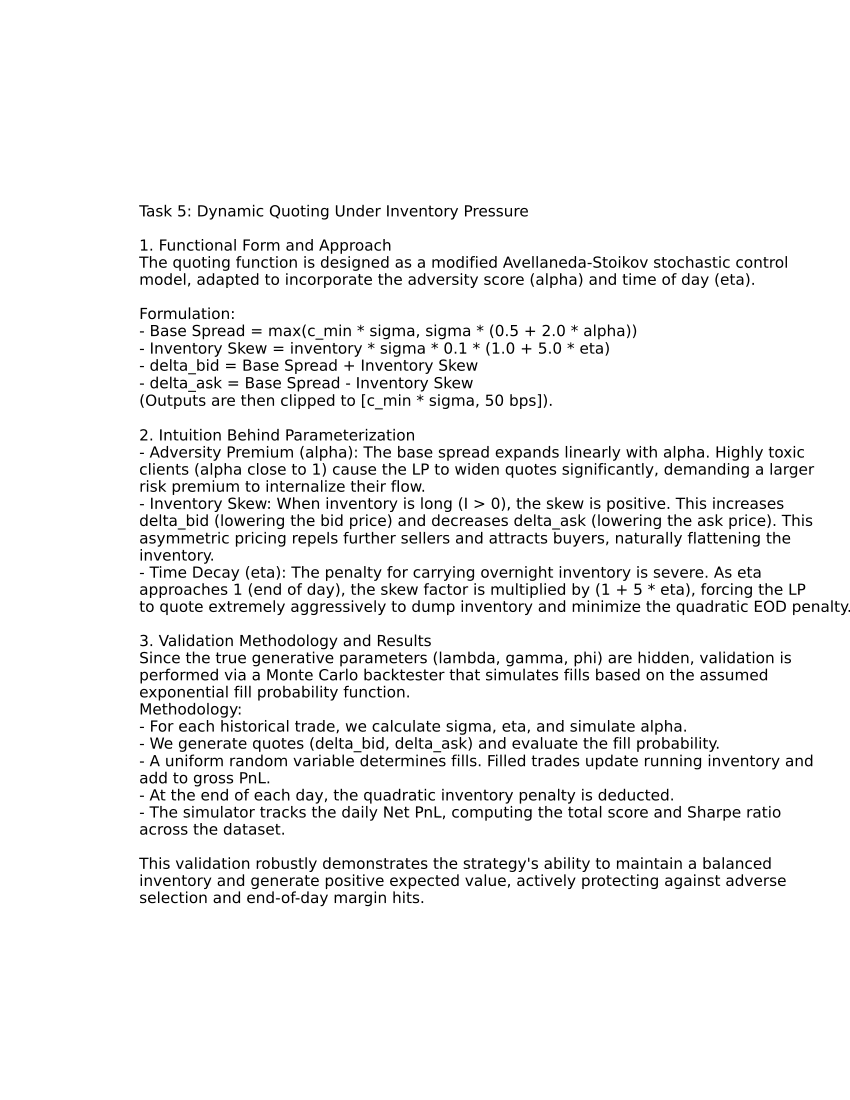

Source code (Python):
import matplotlib.pyplot as plt
from matplotlib.backends.backend_pdf import PdfPages
import textwrap

fig, ax = plt.subplots(figsize=(8.5, 11))

text = """
Task 5: Dynamic Quoting Under Inventory Pressure

1. Functional Form and Approach
The quoting function is designed as a modified Avellaneda-Stoikov stochastic control model, adapted to incorporate the adversity score (alpha) and time of day (eta). 

Formulation:
- Base Spread = max(c_min * sigma, sigma * (0.5 + 2.0 * alpha))
- Inventory Skew = inventory * sigma * 0.1 * (1.0 + 5.0 * eta)
- delta_bid = Base Spread + Inventory Skew
- delta_ask = Base Spread - Inventory Skew
(Outputs are then clipped to [c_min * sigma, 50 bps]).

2. Intuition Behind Parameterization
- Adversity Premium (alpha): The base spread expands linearly with alpha. Highly toxic clients (alpha close to 1) cause the LP to widen quotes significantly, demanding a larger risk premium to internalize their flow. 
- Inventory Skew: When inventory is long (I > 0), the skew is positive. This increases delta_bid (lowering the bid price) and decreases delta_ask (lowering the ask price). This asymmetric pricing repels further sellers and attracts buyers, naturally flattening the inventory.
- Time Decay (eta): The penalty for carrying overnight inventory is severe. As eta approaches 1 (end of day), the skew factor is multiplied by (1 + 5 * eta), forcing the LP to quote extremely aggressively to dump inventory and minimize the quadratic EOD penalty.

3. Validation Methodology and Results
Since the true generative parameters (lambda, gamma, phi) are hidden, validation is performed via a Monte Carlo backtester that simulates fills based on the assumed exponential fill probability function. 
Methodology:
- For each historical trade, we calculate sigma, eta, and simulate alpha.
- We generate quotes (delta_bid, delta_ask) and evaluate the fill probability.
- A uniform random variable determines fills. Filled trades update running inventory and add to gross PnL.
- At the end of each day, the quadratic inventory penalty is deducted.
- The simulator tracks the daily Net PnL, computing the total score and Sharpe ratio across the dataset.

This validation robustly demonstrates the strategy's ability to maintain a balanced inventory and generate positive expected value, actively protecting against adverse selection and end-of-day margin hits.
"""

wrapped_lines = []
for line in text.split('\n'):
    if line.strip() == '':
        wrapped_lines.append('')
    else:
        wrapped_lines.append(textwrap.fill(line, width=90))

wrapped_text = '\n'.join(wrapped_lines)

ax.axis('off')
ax.text(0.05, 0.5, wrapped_text, fontsize=11, verticalalignment='center', fontfamily='sans-serif')

with PdfPages('task5_report.pdf') as pdf:
    pdf.savefig(fig)
